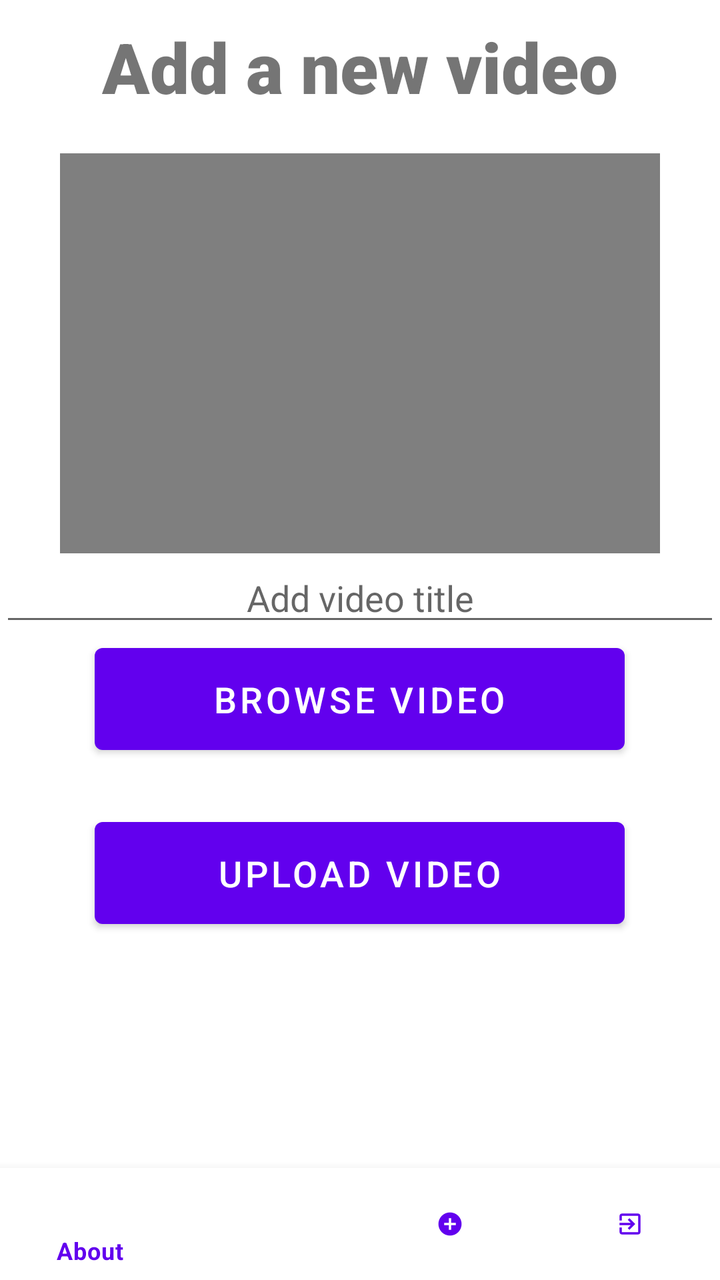
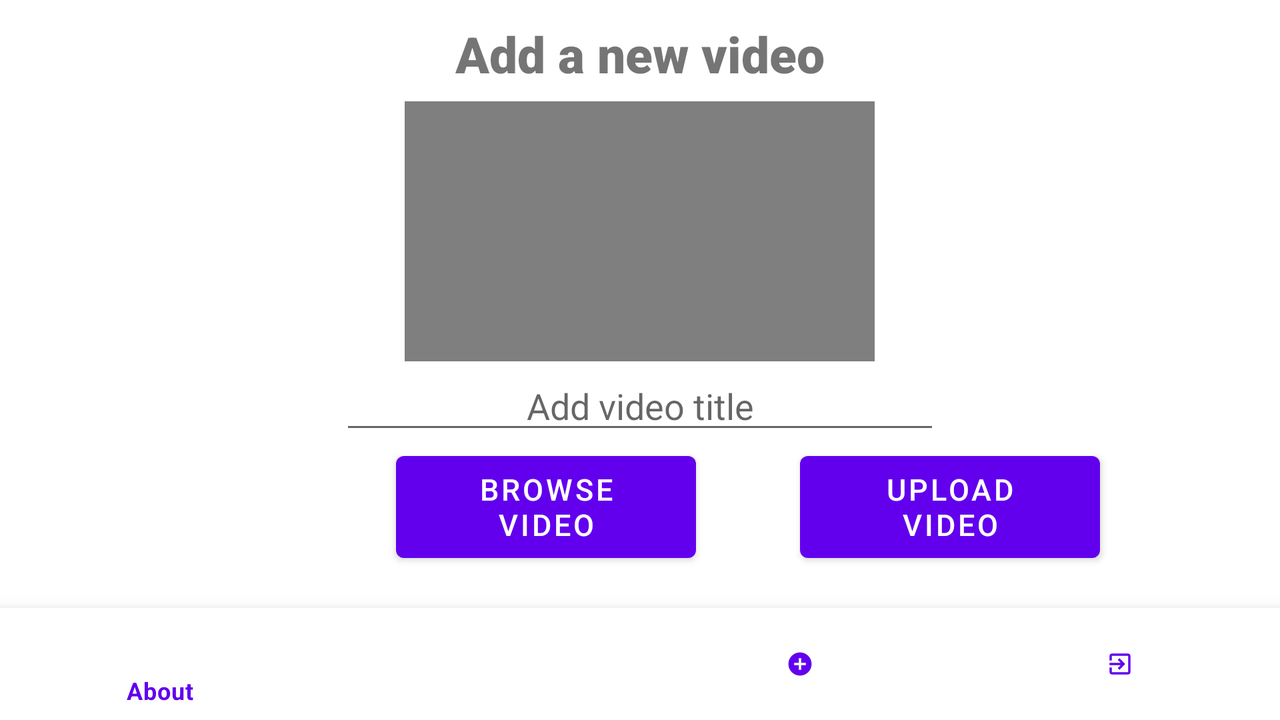

First picture: res/layout/ on a phone held upright. Second picture: the repository's own variant of that layout, on a device whose configuration matches the variant's folder. Source for both follows.
<!-- AndroidManifest.xml: application theme Theme.MeetU -->
<!-- res/layout/activity_add_video.xml -->
<?xml version="1.0" encoding="utf-8"?>
<RelativeLayout xmlns:android="http://schemas.android.com/apk/res/android"
    xmlns:app="http://schemas.android.com/apk/res-auto"
    xmlns:tools="http://schemas.android.com/tools"
    android:layout_width="match_parent"
    android:layout_height="match_parent"
    tools:context=".Activities.AddVideoActivity">

    <TextView
        android:id="@+id/banner"
        android:layout_width="wrap_content"
        android:layout_height="wrap_content"
        android:layout_centerHorizontal="true"
        android:layout_marginTop="10dp"
        android:fontFamily="sans-serif-black"
        android:text="Add a new video"
        android:textAlignment="center"
        android:textSize="35sp"
        android:textStyle="bold" />

    <VideoView
        android:id="@+id/videoView"
        android:layout_centerInParent="true"
        android:layout_width="300dp"
        android:layout_height="200dp"
        android:layout_below="@+id/banner"
        android:layout_marginTop="20dp"
        app:flow_horizontalBias="0.0"
        app:layout_constraintHorizontal_bias="0.0" />

    <EditText
        android:id="@+id/video_title"
        android:layout_width="match_parent"
        android:layout_height="wrap_content"
        android:textAlignment="center"
        android:hint="Add video title"
        android:inputType="text"
        app:layout_constraintVertical_bias="0.443"
        tools:layout_editor_absoluteX="0dp"
        android:layout_below="@id/videoView"/>

    <Button
        android:id="@+id/browseVideo"
        android:layout_width="265dp"
        android:layout_height="63dp"
        android:text="Browse Video"
        android:textSize="18sp"
        android:layout_centerInParent="true"
        android:layout_below="@id/video_title"
        app:layout_constraintVertical_bias="0.58" />

    <Button
        android:id="@+id/uploadVideo"
        android:layout_width="265dp"
        android:layout_height="63dp"
        android:layout_marginTop="24dp"
        android:text="Upload Video"
        android:textSize="18sp"
        android:layout_below="@id/browseVideo"
        android:layout_centerInParent="true"/>

    <com.google.android.material.bottomnavigation.BottomNavigationView
        android:id="@+id/bottom_navigation"
        android:layout_width="match_parent"
        android:layout_height="wrap_content"
        app:itemBackground="@color/white"
        app:itemIconTint="@color/purple_500"
        app:itemTextColor="@color/purple_500"
        app:menu="@menu/main_menu"
        android:layout_alignParentBottom="true"/>

</RelativeLayout>
<!-- resources referenced by this layout -->
<resources>
  <style name="Theme.MeetU" parent="Theme.MaterialComponents.DayNight.NoActionBar">
          
          <item name="colorPrimary">@color/purple_500</item>
          <item name="colorPrimaryVariant">@color/purple_700</item>
          <item name="colorOnPrimary">@color/white</item>
          
          <item name="colorSecondary">@color/teal_200</item>
          <item name="colorSecondaryVariant">@color/teal_700</item>
          <item name="colorOnSecondary">@color/black</item>
          
          <item name="android:statusBarColor" tools:targetApi="l">?attr/colorPrimaryVariant</item>
          
      </style>
</resources>
<!-- res/layout-land/activity_add_video.xml (the repository's variant of the layout above) -->
<!-- drawn on the phone turned sideways -->
<?xml version="1.0" encoding="utf-8"?>
<RelativeLayout xmlns:android="http://schemas.android.com/apk/res/android"
    xmlns:app="http://schemas.android.com/apk/res-auto"
    xmlns:tools="http://schemas.android.com/tools"
    android:layout_width="match_parent"
    android:layout_height="match_parent"
    tools:context=".Activities.AddVideoActivity">

    <TextView
        android:id="@+id/banner"
        android:layout_width="wrap_content"
        android:layout_height="wrap_content"
        android:layout_centerHorizontal="true"
        android:layout_marginTop="10dp"
        android:fontFamily="sans-serif-black"
        android:text="Add a new video"
        android:textAlignment="center"
        android:textSize="25sp"
        android:textStyle="bold" />

    <VideoView
        android:id="@+id/videoView"
        android:layout_width="235dp"
        android:layout_height="130dp"
        android:layout_below="@+id/banner"
        android:layout_centerInParent="true"
        android:layout_marginTop="7dp"
        app:flow_horizontalBias="0.0"
        app:layout_constraintHorizontal_bias="0.0" />

    <EditText
        android:id="@+id/video_title"
        android:layout_width="300dp"
        android:layout_height="wrap_content"
        android:textAlignment="center"
        android:layout_centerInParent="true"
        android:hint="Add video title"
        android:inputType="text"
        app:layout_constraintVertical_bias="0.443"
        tools:layout_editor_absoluteX="0dp"
        android:layout_below="@id/videoView"/>

    <Button
        android:id="@+id/browseVideo"
        android:layout_width="150dp"
        android:layout_height="63dp"
        android:text="Browse Video"
        android:textSize="15sp"
        android:layout_marginStart="198dp"
        android:layout_below="@id/video_title"
        app:layout_constraintVertical_bias="0.58" />

    <Button
        android:id="@+id/uploadVideo"
        android:layout_width="150dp"
        android:layout_height="63dp"
        android:layout_below="@id/video_title"
        android:layout_marginStart="400dp"
        android:text="Upload Video"
        android:textSize="15sp" />

    <com.google.android.material.bottomnavigation.BottomNavigationView
        android:id="@+id/bottom_navigation"
        android:layout_width="match_parent"
        android:layout_height="wrap_content"
        app:itemBackground="@color/white"
        app:itemIconTint="@color/purple_500"
        app:itemTextColor="@color/purple_500"
        app:menu="@menu/main_menu"
        android:layout_alignParentBottom="true"/>

</RelativeLayout>
